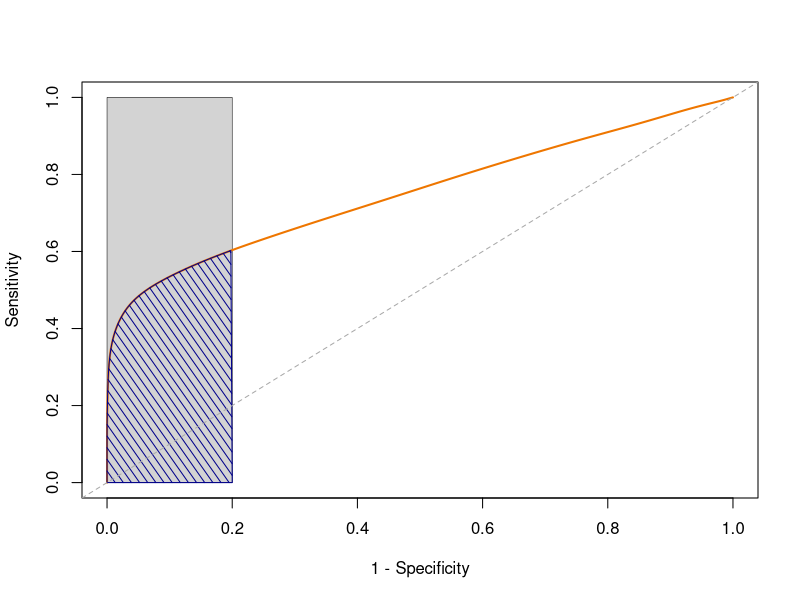
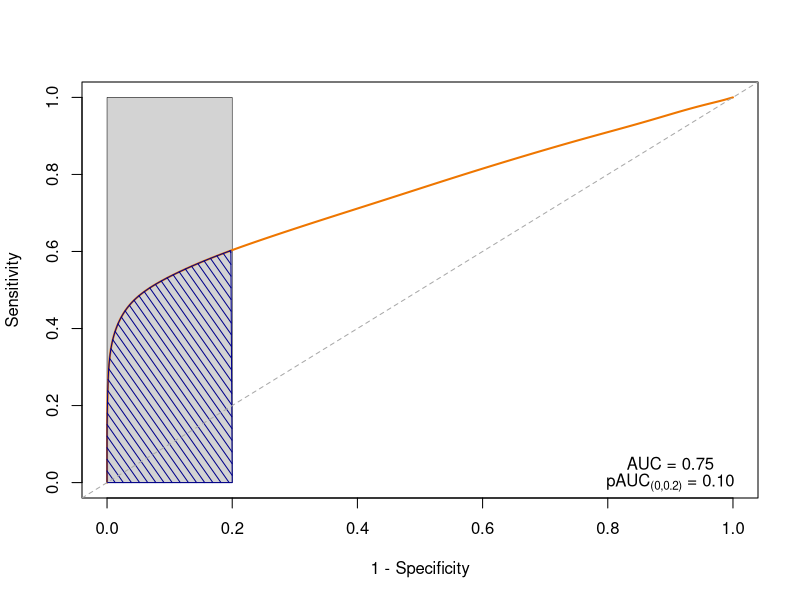

These figures' R source, in order:
#' ---
#' title: pAUCplotter()
#' author: ""
#' date: ""
#' output: github_document
#' ---

#+ setup, include=FALSE
knitr::opts_chunk$set(fig.width = 7, fig.height = 7)

#+ library, message=FALSE
library(pROC)

#' ## The Function
pAUCplotter <- function(
   response, 
   predictor, 
   partial.auc = c(1, .8), 
   partial.auc.focus = "specificity",
   boot.n = 2000, 
   mainTitle = " "
) {
  rocFit  <- roc(response = response, predictor = predictor)
  aucEst  <- rocFit$auc
  aucCI   <- ci.auc(rocFit)
  pAucEst <- auc(rocFit, partial.auc = partial.auc, partial.auc.focus = partial.auc.focus)
  pAucCI  <- ci.auc(rocFit,
    partial.auc = partial.auc, partial.auc.focus = partial.auc.focus,
    boot.n = boot.n, reuse.auc = FALSE
  )
  smoothed <- smooth(rocFit, method = "density")


  p <- function() {
    plot(0, 0, type = "n", xlab = "1 - Specificity", ylab = "Sensitivity", 
         main = mainTitle, xlim = c(0, 1), ylim = c(0, 1))
    # note: this piece only works for focus == "specificity" right now
    polygon(list(x = 1 - c(partial.auc, rev(partial.auc)), 
                 y = c(0, 0, 1, 1)), col = "lightgray", lwd = .5)
    lines(1 - smoothed$sp, smoothed$se, col = "darkorange2", lwd = 2)
    t1ind <- which.min(abs(smoothed$sp - .8))
    polyvec <- list(
      x = c(1 - smoothed$sp[length(smoothed$sp):t1ind], .2),
      y = c(smoothed$se[length(smoothed$se):t1ind], 0)
    )
    polygon(polyvec, col = "darkblue", density = 15, angle = 125)
    abline(0, 1, lty = 2, col = "darkgray")
  }

  list(
    aucEst  = aucEst, 
    aucCI   = aucCI, 
    pAucEst = pAucEst, 
    pAucCI  = pAucCI, 
    plot    = p
  )
}

#' ## Test the function

#' ### Generate Data
set.seed(234)
ncases <- ncontrols <- 10000 # in each group
y <- c(rep(1, ncases), rep(0, ncontrols))
x1offset <- c(rbeta(ncases, .1, .1), rbeta(ncontrols, .5, 100))
x1 <- as.numeric(scale(x1offset + rnorm(ncases + ncontrols, sd = .3)))

#' ### Plot
fit <- pAUCplotter(y, x1, boot.n = 100)
# pdf("figure1.pdf", width=7, height=7)
fit$plot()

#' ### Plot with extra annotations
# pdf("figure2.pdf", width=7, height=7)
fit$plot()
text(x = .9, y = .05, 
     labels = paste("AUC =", format(round(fit$aucEst, 2), nsmall = 2)))
text(x = .9, y = 0, labels = substitute(
  paste("pAUC"["(0,0.2)"], " = ", pAucEst),
  list(pAucEst = format(round(fit$pAucEst, 2), nsmall = 2, digits = 2))
))